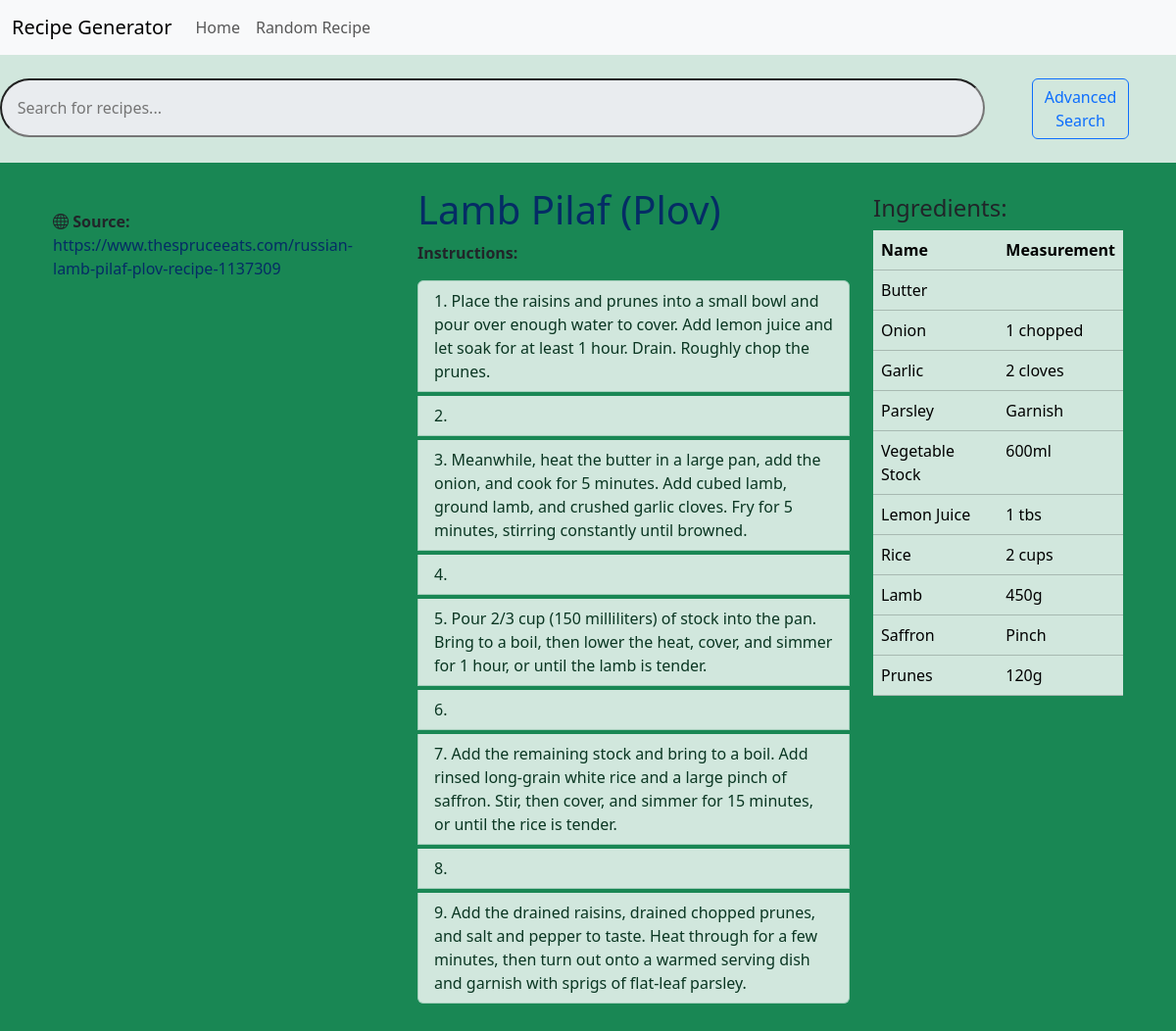
The app's page /random with its own data.
### recipes/models.py (models this page shows, shortened)
class Recipe(models.Model):
    title = models.CharField(max_length=200)
    ingredients = models.ManyToManyField(Ingredient, related_name='recipes')
    measurements = models.JSONField(blank=True, null=True)  # Store measurements as a JSON field
    instructions = models.TextField()
    image_url = models.URLField(blank=True, null=True)
    source = models.TextField(blank=True, null=True)  # Optional source of the recipe
    created_at = models.DateTimeField(auto_now_add=True)
    updated_at = models.DateTimeField(auto_now=True)

class Ingredient(models.Model):
    name = models.CharField(max_length=100)

### recipes/views.py (the view)
# urls.py: path("random", views.random_recipe, name="random"),
def random_recipe(request):
    recipe_id = random.randint(1, Recipe.objects.count())
    while not Recipe.objects.filter(id=recipe_id).exists():
        recipe_id = random.randint(1, Recipe.objects.count())
    return recipe(request, recipe_id)

### recipes/views.py (called while the page is built)
def recipe(request, recipe_id):
    recipe_data = Recipe.objects.get(id=recipe_id)
    instructions = recipe_data.instructions.split("\n")
    ingredients = recipe_data.ingredients.all()
    measurements = recipe_data.measurements or {}
    ingredients = [
        {
            "name": ingredient.name,
            "measurement": measurements.get(ingredient.name, ""),
        }
        for ingredient in ingredients
    ]
    return render(
        request,
        "recipes/recipe.html",
        {
            "recipe": recipe_data,
            "instructions": instructions,
            "ingredients": ingredients,
        },
    )

### recipes/templates/recipes/recipe.html (shortened to what this page needs)
{% extends "recipes/layout.html" %}
{% load static %}
{% block body %}
<div class="container justify-content-center p-4">
    <div class="row">
        <div class="col-md-4">
            <img src="{{ recipe.image_url }}" class="img-fluid mb-3" alt="{{ recipe.strMeal }}"> <br>
            <i class="bi bi-globe"></i> <strong>Source:</strong>
            <a href="{{ recipe.source }}" class="text-decoration-none text-primary-emphasis">
                {{ recipe.source }}
            </a>
        </div>
        <div class="col-md-5">
            <h1 class="text-primary-emphasis">{{ recipe.title}}</h1>
            <p><strong>Instructions:</strong></p>
            <ol class="list-group list-group-numbered" >
                {% for instruction in instructions %}
                {% if instruction %}
                <li class="list-group-item list-group-item-action list-group-item-success mb-1">{{ instruction }}</li>
                {% endif %}
                {% endfor %}
            </ol>
        </div>
        <div class="col-md-3">
            <div class="mt-2">
                <h4>Ingredients:</h4>
                <table class="table table-hover table-success">
                    <thead>
                        <tr>
                            <th>Name</th>
                            <th>Measurement</th>
                        </tr>
                    </thead>
                    <tbody>
                        {% for ingredient in ingredients %}
                        {% if ingredient.name %}
                        <tr>
                            <td>{{ ingredient.name }}</td>
                            <td>{{ ingredient.measurement }} </td>
                        </tr>
                        {% endif %}
                        {% endfor %}
                    </tbody>
                </table>
            </div>
        </div>
    </div>
</div>
{% endblock %}

### recipes/templates/recipes/layout.html (shortened to what this page needs)
<!DOCTYPE html>
<html lang="en">
<head>
    <link href="https://cdn.jsdelivr.net/npm/bootstrap@5.3.7/dist/css/bootstrap.min.css" rel="stylesheet"
>
    <link rel="stylesheet" href="https://cdn.jsdelivr.net/npm/bootstrap-icons@1.13.1/font/bootstrap-icons.min.css">
</head>
<body>
    <nav class="navbar navbar-expand-md navbar-light bg-light">
        <div class="container-fluid">
            <a class="navbar-brand" href="{% url 'index' %}">Recipe Generator</a>
            <div class="collapse navbar-collapse" id="navbarNav">
                <ul class="navbar-nav">
                    <li class="nav-item">
                        <a class="nav-link" href="{% url 'index' %}">Home</a>
                    </li>
                    <li class="nav-item">
                        <a class="nav-link" href="{% url 'random' %}">Random Recipe</a>
                    </li>
                </ul>
            </div>
        </div>
    </nav>
    <div class="bg-success-subtle d-flex justify-content-center p-4">
        <form action="{% url 'index' %}" method="get" role="search">
            <input type="text" name="query" class="rounded-pill p-3 text-dark-emphasis bg-body-secondary"
                autocomplete="on" autofocus="on" size="100" placeholder="Search for recipes..." aria-label="Search">
        </form>
        <a href="{% url 'advanced' %}" class="btn btn-outline-primary mx-5 my-auto">Advanced Search</a>
    </div>
    <div class="bg-success d-flex flex-column align-items-center">
        {% block body %}
        {% endblock %}
    </div>
</body>
</html>

### records on screen
Recipe: source "https://www.thespruceeats.com/russian-lamb-pilaf-plov-recipe-1137309", title "Lamb Pilaf (Plov)"
Ingredient: name "Butter"
Ingredient: name "Onion"
Ingredient: name "Garlic"
Ingredient: name "Parsley"
Ingredient: name "Vegetable Stock"
Ingredient: name "Lemon Juice"
Ingredient: name "Rice"
Ingredient: name "Lamb"
Ingredient: name "Saffron"
Ingredient: name "Prunes"

### other values on screen
{{ instruction }} "Place the raisins and prunes into a small bowl and pour over enough water to cover. Add lemon juice and let soak for at least 1 hour. Drain. Roughly chop the prunes." "Meanwhile, heat the butter in a large pan, add the onion, and cook for 5 minutes. Add cubed lamb, ground lamb, and crushed garlic cloves. Fry for 5 minutes, stirring constantly until browned." "Pour 2/3 cup (150 milliliters) of stock into the pan. Bring to a boil, then lower the heat, cover, and simmer for 1 hour, or until the lamb is tender." "Add the remaining stock and bring to a boil. Add rinsed long-grain white rice and a large pinch of saffron. Stir, then cover, and simmer for 15 minutes, or until the rice is tender." "Add the drained raisins, drained chopped prunes, and salt and pepper to taste. Heat through for a few minutes, then turn out onto a warmed serving dish and garnish with sprigs of flat-leaf parsley."
{{ ingredient.measurement }} "1 chopped" "2 cloves" "Garnish" "600ml" "1 tbs" "2 cups" "450g" "Pinch" "120g"
